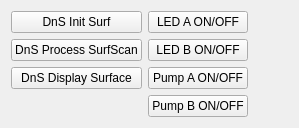
        <widget class="QWidget" name="TestTab">
         <attribute name="title">
          <string>Testing</string>
         </attribute>
         <layout class="QGridLayout" name="gridLayout_17">
          <item row="3" column="1">
           <widget class="QPushButton" name="PumpA">
            <property name="text">
             <string>Pump A ON/OFF</string>
            </property>
            <property name="checkable">
             <bool>true</bool>
            </property>
           </widget>
          </item>
          <item row="5" column="1">
           <widget class="QPushButton" name="PumpB">
            <property name="text">
             <string>Pump B ON/OFF</string>
            </property>
            <property name="checkable">
             <bool>true</bool>
            </property>
           </widget>
          </item>
          <item row="3" column="0">
           <widget class="QPushButton" name="TestButten3">
            <property name="text">
             <string>DnS Display Surface</string>
            </property>
           </widget>
          </item>
          <item row="2" column="0">
           <widget class="QPushButton" name="TestButten2">
            <property name="text">
             <string>DnS Process SurfScan</string>
            </property>
           </widget>
          </item>
          <item row="1" column="1">
           <widget class="QPushButton" name="LEDA">
            <property name="text">
             <string>LED A ON/OFF</string>
            </property>
            <property name="checkable">
             <bool>true</bool>
            </property>
           </widget>
          </item>
          <item row="1" column="0">
           <widget class="QPushButton" name="TestButten1">
            <property name="text">
             <string>DnS Init Surf</string>
            </property>
           </widget>
          </item>
          <item row="2" column="1">
           <widget class="QPushButton" name="LEDB">
            <property name="text">
             <string>LED B ON/OFF</string>
            </property>
            <property name="checkable">
             <bool>true</bool>
            </property>
           </widget>
          </item>
          <item row="2" column="2">
           <spacer name="horizontalSpacer_9">
            <property name="orientation">
             <enum>Qt::Horizontal</enum>
            </property>
            <property name="sizeHint" stdset="0">
             <size>
              <width>40</width>
              <height>20</height>
             </size>
            </property>
           </spacer>
          </item>
         </layout>
        </widget>
